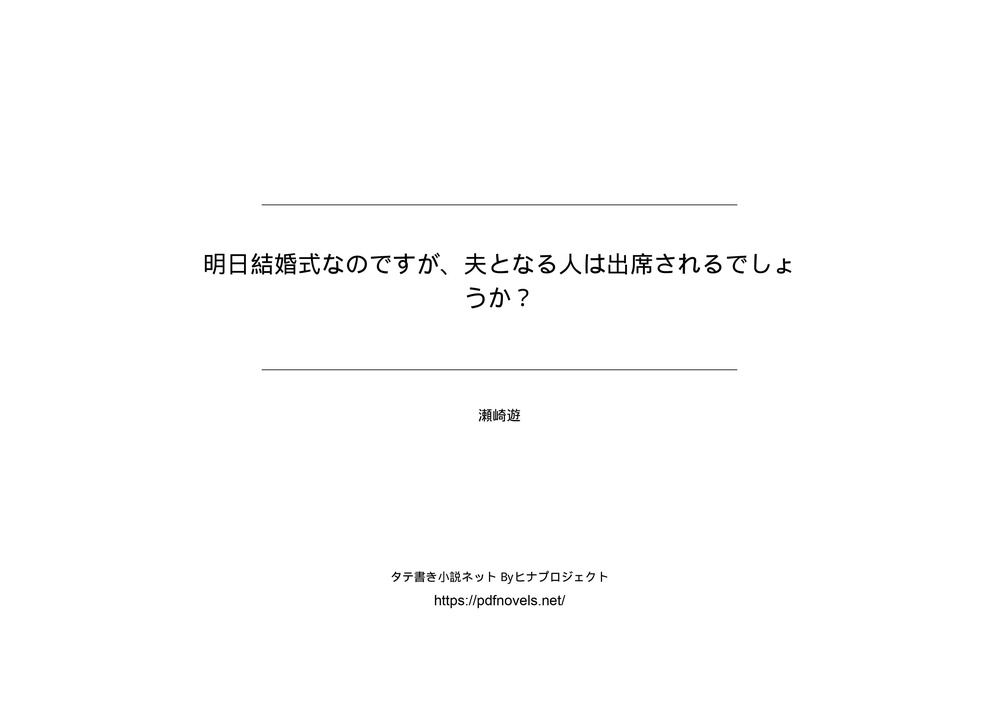
#> input picture images/0001.jpg, 999 x 706 px, shrunk from 3508 x 2481 before the run; its folder holds only this picture in this run
$ python -i image_extraction.py   (imports and definitions only)
#> lines starting #> are read from the running program, lines starting #| are printed output that depends on the picture; after the words box and inside, x2 and y2 are one past the last pixel; in counts of white or black regions, pixels touching at a corner belong together
import pytesseract
from PIL import Image
import cv2
import os

import cv2
import numpy as np

def prepare_image(image_path):
    # Load the image in color
#> called with image_path = '../images/0001.jpg'
    image = cv2.imread(image_path)
#> image is the input picture: shape (706, 999, 3); min 0, max 255, mean 253

    gray = cv2.cvtColor(image, cv2.COLOR_BGR2GRAY)

    blurred = cv2.GaussianBlur(gray, (5, 5), 0)

    threshold = cv2.adaptiveThreshold(blurred, 255, cv2.ADAPTIVE_THRESH_MEAN_C, cv2.THRESH_BINARY_INV, 11, 4)
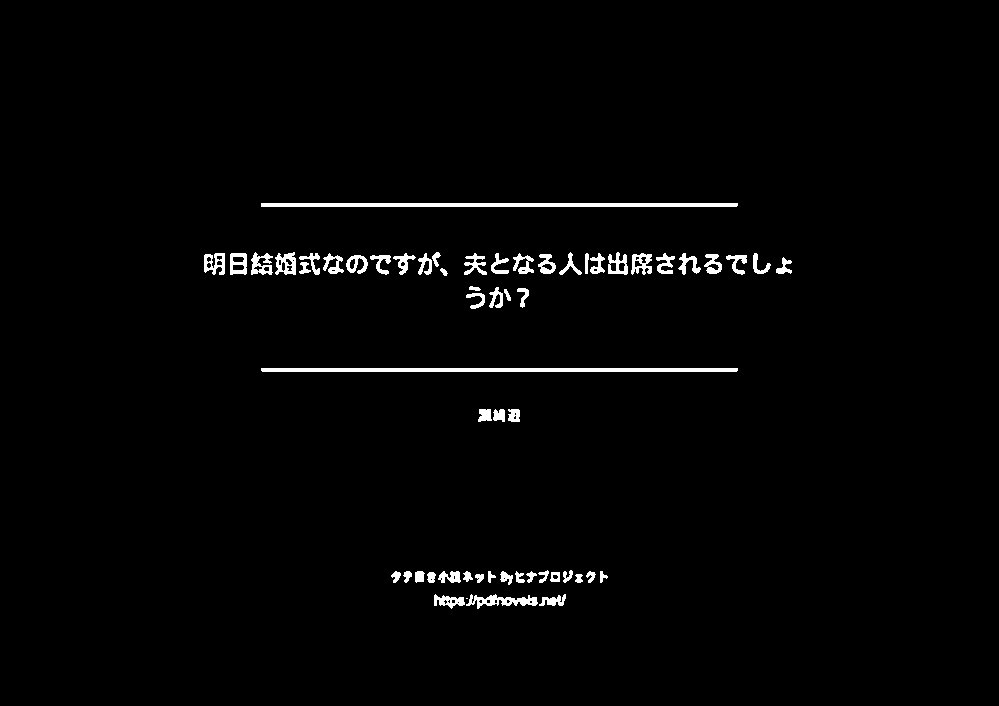
#> threshold: shape (706, 999); 1.7% white; 59 white regions (1 under 20 px), largest, box (x1, y1, x2, y2) and area: (261, 203, 738, 207) 1907, (261, 368, 738, 372) 1906, (466, 594, 538, 609) 497

    kernel = np.ones((3, 3), np.uint8)
    dilated = cv2.dilate(threshold, kernel, iterations=2)
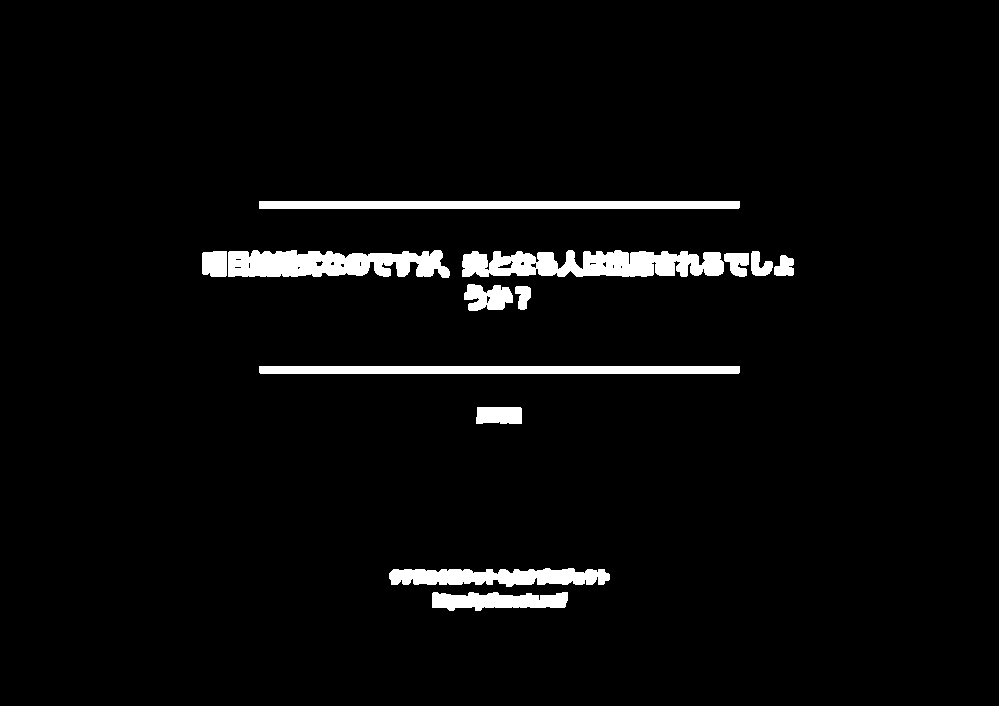
#> dilated: shape (706, 999); 3.8% white; 13 white regions, largest, box (x1, y1, x2, y2) and area: (462, 250, 724, 277) 5419, (228, 250, 450, 278) 4765, (259, 201, 740, 209) 3847

    return dilated


def extract_text(image_folder):
    #for a folder
    if os.path.isdir(image_folder):
        print("The path is a directory/folder.")

        output_folder = 'output_' + str(image_folder)
        os.makedirs(output_folder, exist_ok=True)
        #creates a folder with individual extratced txt files from the image source
        for file_name in os.listdir(image_folder):
            file_path = os.path.join(image_folder, file_name)
            if os.path.isfile(file_path):
                preprocessed_image = prepare_image(file_path)
                custom_config = r"--oem 3 --psm 6 -l jpn_vert"
                extracted_text =  pytesseract.image_to_string(Image.fromarray(preprocessed_image), lang='jpn_vert')
                output_file_path = os.path.join(output_folder, f"output_{file_name}.txt")
                with open(output_file_path, 'w', encoding='utf-8') as output_text:
                    output_text.write(extracted_text.replace('\uFFFD', '<?>'))
                print(f"Processed file: {file_name}")
    else:
        #creates a folder with individual extratced txt files from the image source
        #extra mde for one file
        output_folder = 'output_' + str(image_folder)
        os.makedirs(output_folder, exist_ok=True)
        if os.path.isfile(image_folder):
            preprocessed_image = prepare_image(image_folder)
            custom_config = r"--oem 3 --psm 6 -l jpn_vert"
            extracted_text = pytesseract.image_to_string(Image.fromarray(preprocessed_image), lang='jpn_vert')
            output_file_path = os.path.join(output_folder, f"output_{os.path.basename(image_folder)}.txt")
            with open(output_file_path, 'w', encoding='utf-8') as output_text:
                output_text.write(extracted_text.replace('\uFFFD', '<?>'))
            print(f"Processed file: {os.path.basename(image_folder)}")

>>> result = prepare_image('../images/0001.jpg')

$ run again, on images/0002.jpg
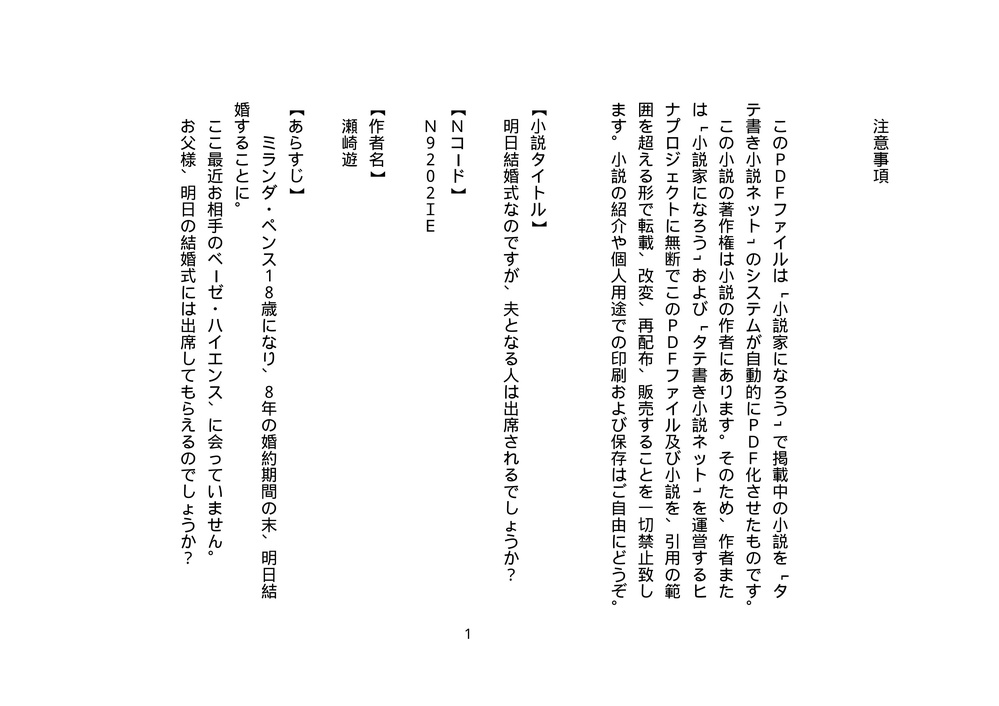
#> input picture images/0002.jpg, 999 x 706 px, shrunk from 3508 x 2481 before the run
#> in prepare_image, image is the input picture: shape (706, 999, 3); min 0, max 255, mean 246.9
#> in prepare_image, `threshold = cv2.adaptiveThreshold(blurred, 255, cv2.ADAPTIVE_THRESH_ME..`:
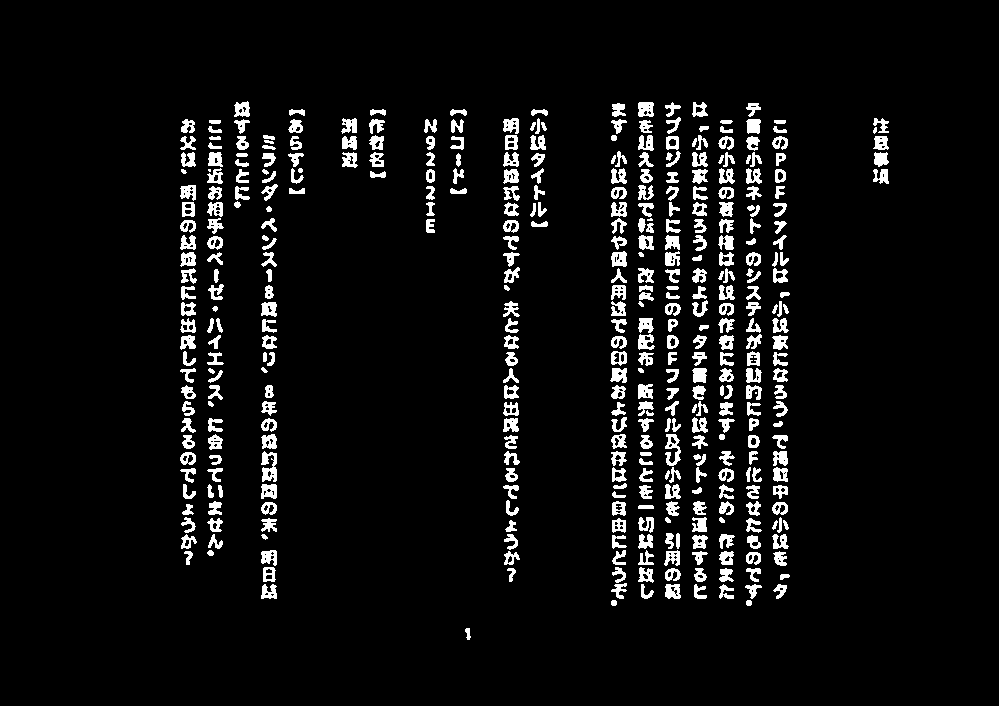
#> threshold: shape (706, 999); 6.1% white; 412 white regions (3 under 20 px), largest, box (x1, y1, x2, y2) and area: (261, 451, 277, 482) 316, (665, 434, 681, 466) 270, (638, 102, 654, 117) 201
#> in prepare_image, `dilated = cv2.dilate(threshold, kernel, iterations=2)`:
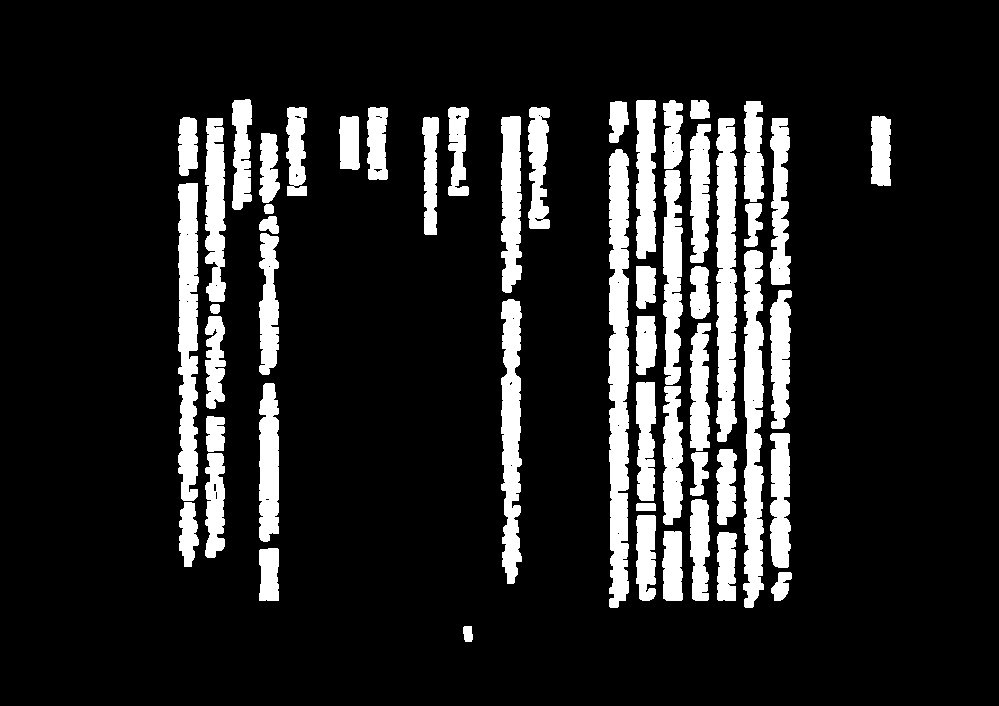
#> dilated: shape (706, 999); 13.8% white; 53 white regions, largest, box (x1, y1, x2, y2) and area: (608, 149, 629, 608) 8072, (743, 250, 764, 608) 5808, (716, 118, 737, 442) 5660

$ run again, on images/0003.jpg
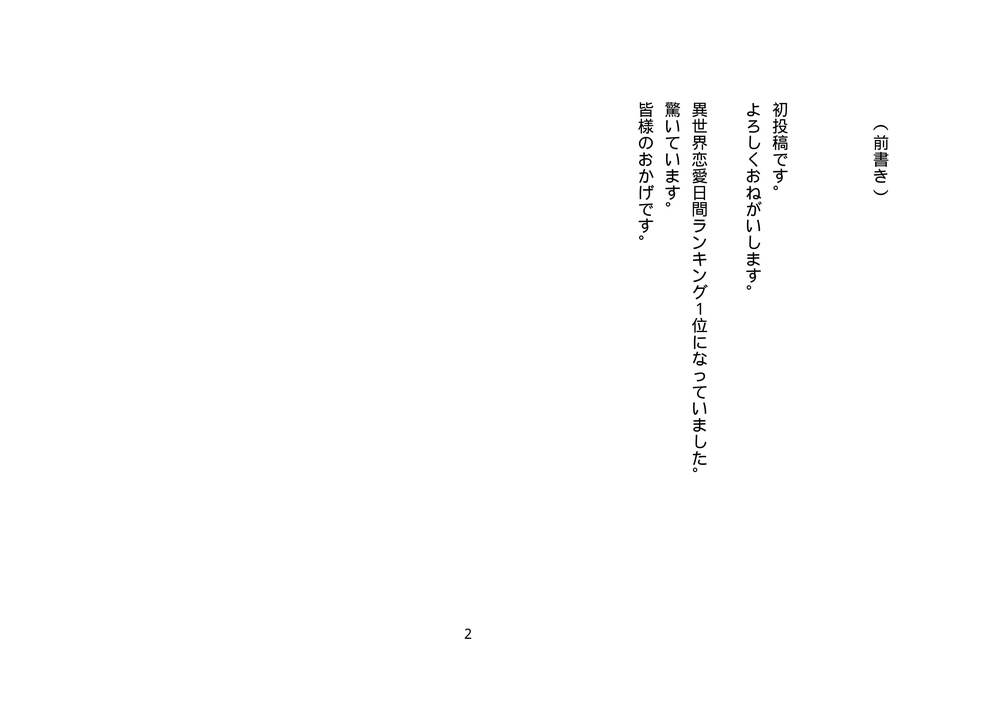
#> input picture images/0003.jpg, 999 x 706 px, shrunk from 3508 x 2481 before the run
#> in prepare_image, image is the input picture: shape (706, 999, 3); min 0, max 255, mean 253.6
#> in prepare_image, `threshold = cv2.adaptiveThreshold(blurred, 255, cv2.ADAPTIVE_THRESH_ME..`:
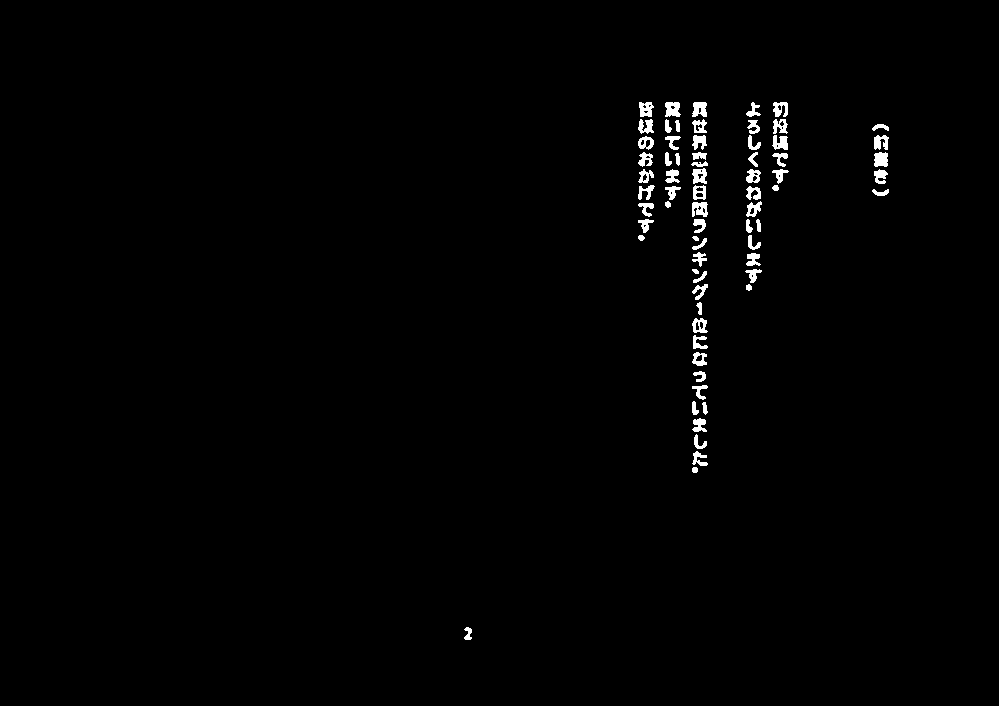
#> threshold: shape (706, 999); 1% white; 70 white regions, largest, box (x1, y1, x2, y2) and area: (665, 102, 681, 117) 189, (874, 152, 888, 167) 183, (692, 202, 708, 217) 182
#> in prepare_image, `dilated = cv2.dilate(threshold, kernel, iterations=2)`:
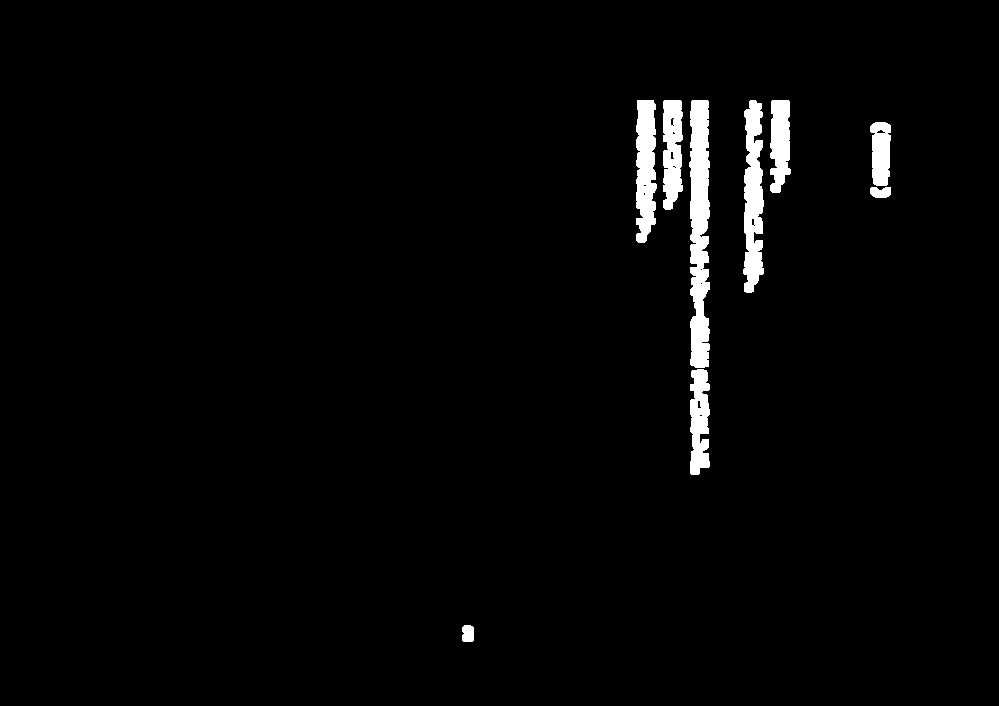
#> dilated: shape (706, 999); 2.3% white; 9 white regions, largest, box (x1, y1, x2, y2) and area: (689, 100, 710, 368) 4521, (743, 100, 764, 293) 2955, (636, 100, 657, 243) 2421

$ run again, on images/0004.jpg
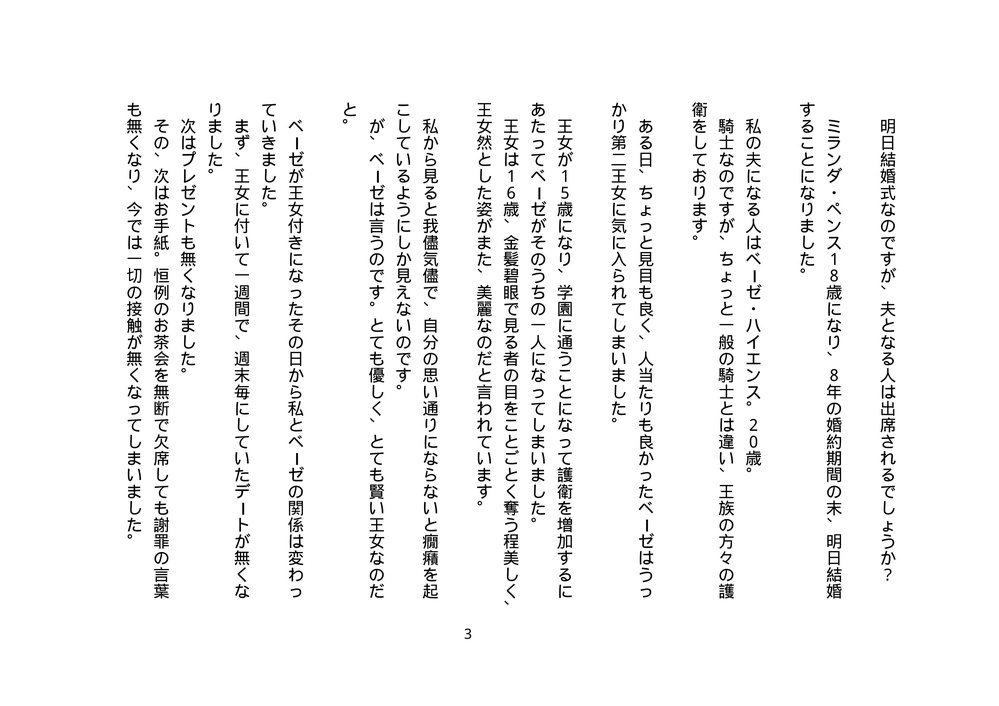
#> input picture images/0004.jpg, 999 x 706 px, shrunk from 3508 x 2481 before the run
#> in prepare_image, image is the input picture: shape (706, 999, 3); min 0, max 255, mean 244
#> in prepare_image, `threshold = cv2.adaptiveThreshold(blurred, 255, cv2.ADAPTIVE_THRESH_ME..`:
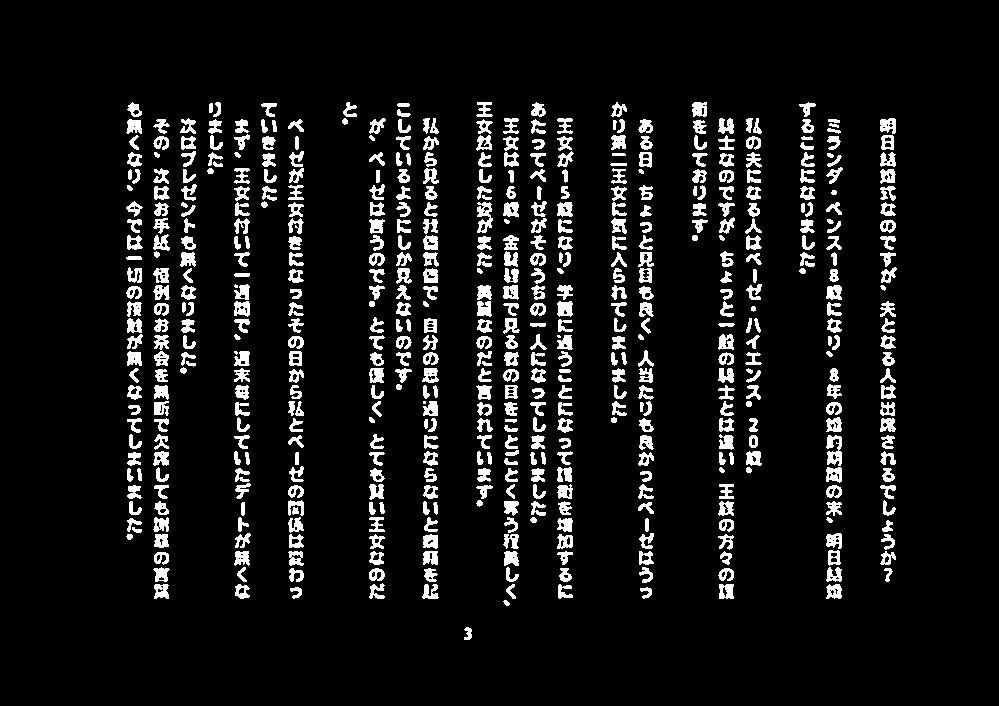
#> threshold: shape (706, 999); 8.3% white; 556 white regions (4 under 20 px), largest, box (x1, y1, x2, y2) and area: (826, 435, 842, 466) 316, (477, 202, 493, 233) 289, (557, 301, 573, 317) 202
#> in prepare_image, `dilated = cv2.dilate(threshold, kernel, iterations=2)`:
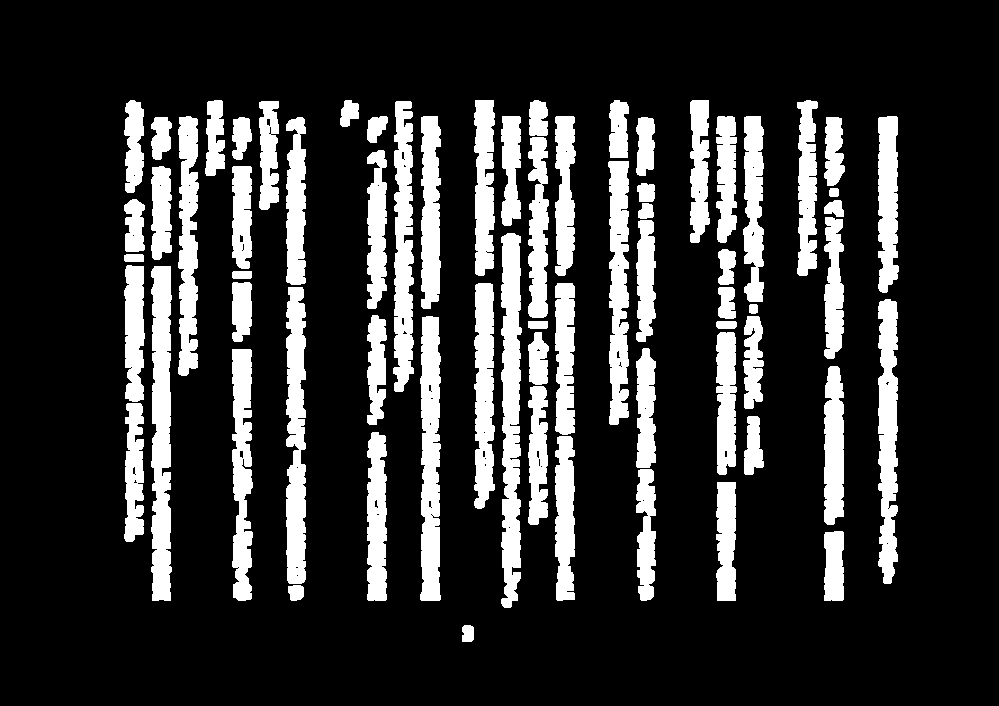
#> dilated: shape (706, 999); 19.1% white; 68 white regions, largest, box (x1, y1, x2, y2) and area: (501, 233, 522, 608) 6148, (151, 266, 172, 601) 5917, (420, 316, 441, 601) 5024
